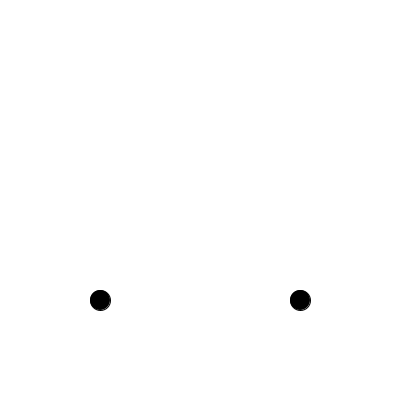
Frame 1 (no input)
Frame 60 (the mouse pressed at the canvas centre just before this capture): identical to frame 1, image omitted
Frame 120 (the mouse held since frame 60 and released just before this capture): identical to frame 1, image omitted

The Processing sketch that drew this single still picture (run headless with seeded random() and noise(); from frame 60 on, the mouse is pressed at the canvas centre):

// Processing sketch: week4_tues_objects
// ── week4_tues_objects.pde


Bubble b1;
Bubble b2;

void setup() {
  size(400,400);
  b1 = new Bubble(100); 
  b2 = new Bubble(300);
}

void draw() {
  background(255);
  b1.display(); 
  //b1.move();
  b2.display();
  //b2.move();
}



// ── Bubble.pde

class Bubble {
  
  float x;
  float y;
  float r;
  
  Bubble(float tempX) {
    x = tempX;
    y = 300;
    r = 20; 
  }
 
  void display() {
    fill(0);
    ellipse(x,y,r,r);
  } 
  
  void move() {
    y = y + random(-2,1); 
    x = x + random(-1,1);
  }
  
}
